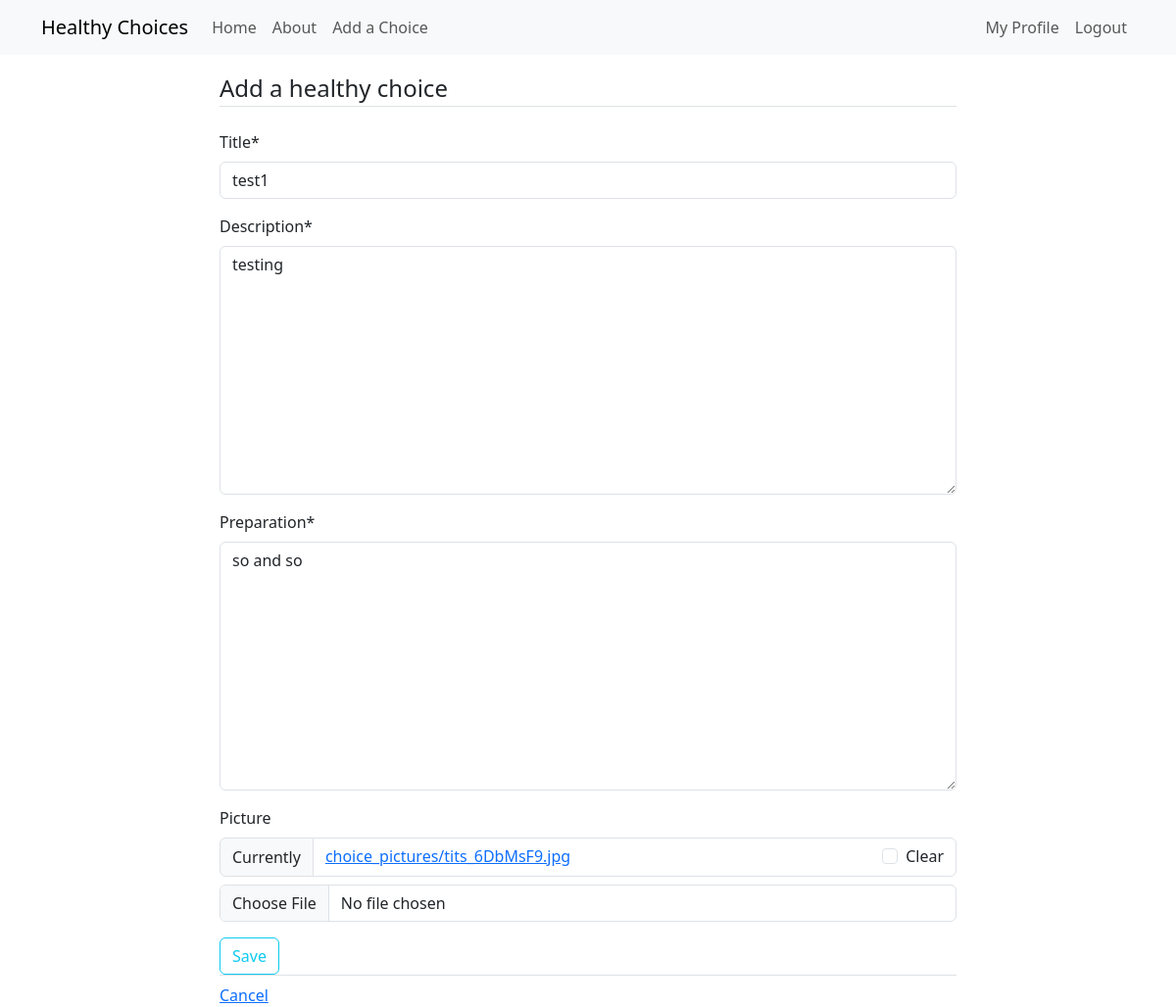
The app's page /choice/9/update (signed in) with its own data.
### choices/models.py (models this page shows, shortened)
class Choice(models.Model):
    title = models.CharField(max_length=100)
    picture = models.ImageField(upload_to='choice_pictures', blank=True, null=True)
    description = models.TextField()
    author = models.ForeignKey(User, on_delete=models.CASCADE)
    date_posted = models.DateTimeField(auto_now_add=True)
    date_updated = models.DateTimeField(auto_now=True)
    preparation = models.TextField(max_length=1000, default='')

### choices/views.py (the view, shortened to what this page needs)
# urls.py: path('choice/<int:pk>/update', views.ChoiceUpdateView.as_view(), name='choices-update'),
class ChoiceUpdateView(LoginRequiredMixin, UserPassesTestMixin, UpdateView):
    model = Choice
    form_class = ChoiceForm
    template_name = 'choices/choice_form.html'
    def test_func(self):
        choice = self.get_object()
        if self.request.user == choice.author:
            return True
        return False

### choices/views.py (shortened to what this page needs)
class ChoiceForm(forms.ModelForm):
    class Meta:
        model = Choice
        fields = ['title', 'description', 'preparation', 'picture']
    def __init__(self, *args, **kwargs):
        super().__init__(*args, **kwargs)
        self.fields['picture'].required = False

### choices/templates/choices/choice_form.html (shortened to what this page needs)
{% extends "choices/base.html" %}
{% load crispy_forms_tags %}
{% block content %}
    <div class="container">
        <form method="POST" enctype="multipart/form-data">
            <fieldset class="form-group">
                <legend class="border-bottom mb-4">Add a healthy choice</legend>
                {{ form|crispy }}
            </fieldset>
            <div class="form-group">
                <button class="btn btn-outline-info" type="submit" value="save">Save</button>
        </form>
        <div class="border-top pt-2">
            <a href="{% url 'choices-home' %}">Cancel</a>
        </div>
    </div>
{% endblock content %}

### records on screen
Choice: title "test1", description "testing", preparation "so and so"
